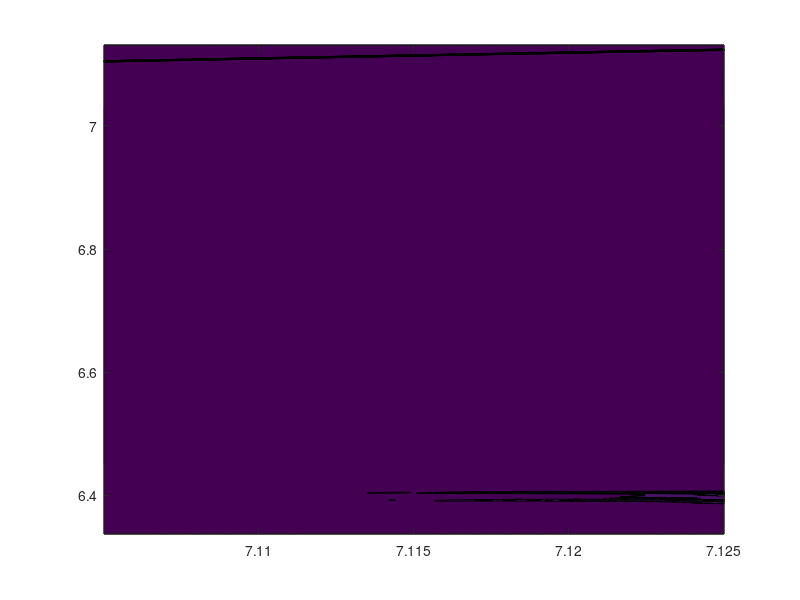

Reproduce this figure in MATLAB. (Note: this script raises an error after producing the figure.)
clear all
close all
load('APS_Aug_2015_Fesamples.mat','FeRu_RIXS','Fe_RIXS_emitted_axis','Fe_RIXS_incident_axis','FeII_ref_RIXS','FeIII_ref_RIXS');
apsmono=fliplr(Fe_RIXS_incident_axis);
ferurixs=fliplr(FeRu_RIXS);
fe2rixs=fliplr(FeII_ref_RIXS);
fe3rixs=fliplr(FeIII_ref_RIXS);
figure
contourf(apsmono,Fe_RIXS_emitted_axis,ferurixs,20)
lclsmon=load(('FsCEEavg.mat'),'energy');
lclsmono=lclsmon.energy.monoaxis;
lclsherf=load(('FsCEEavg.mat'),'dataoffsm');
lclsherfd=lclsherf.dataoffsm;
%%
figure
plot(lclsmono+0.75, (lclsherfd-2030)/20, apsmono.*1000, sgolayfilt(ferurixs(451,:),2,5))
%% picking 451 index in the emitted axis
% generating the difference spectrum with Fe(III)CN6 - FeRu herfd
herfd_feru=ferurixs(451,:);
aps_modiff_herfd=(fe3rixs(451,:)-fe2rixs(451,:));
aps_diff_herfd=(fe3rixs(451,:)./10)-ferurixs(451,:);
figure
plotyy(apsmono.*1000,aps_modiff_herfd, apsmono.*1000,aps_diff_herfd)
%% Save files
save('herfdiff.mat','aps_modiff_herfd','aps_diff_herfd','apsmono','herfd_feru');
%%